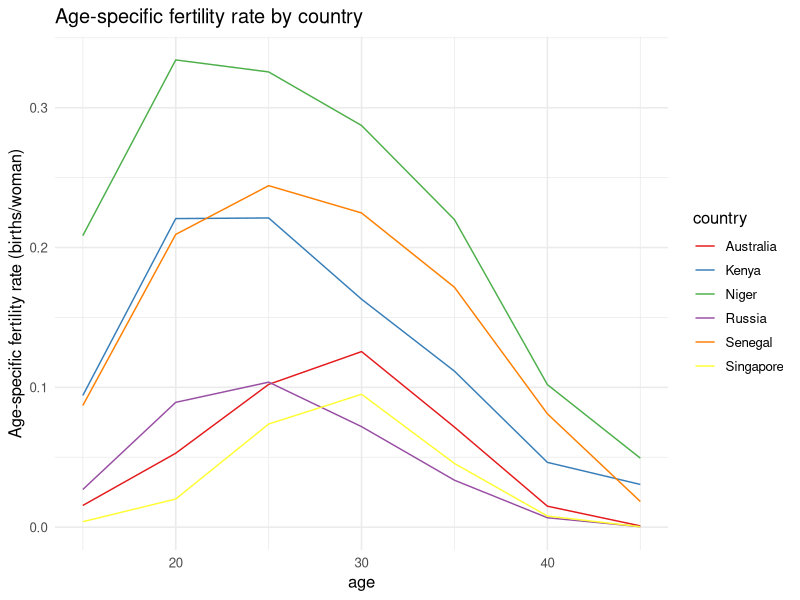
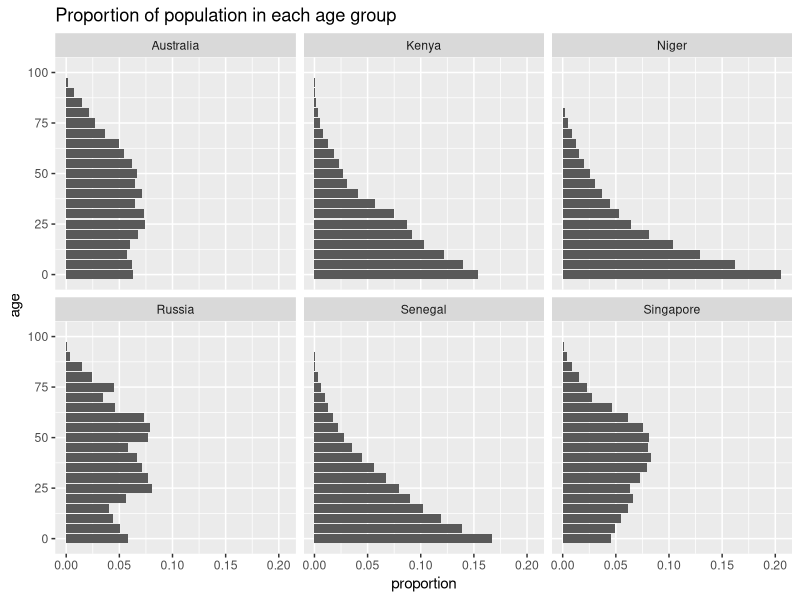

The R source for these figures, in order:
## ---- chunk 1
# run this chunk first!
knitr::opts_chunk$set(echo = TRUE)
library(tidyverse)
## ---- chunk 2
d <- read_csv("bfdw_projection_data.csv")
## ---- chunk 3
d %>% 
  filter(country=="Australia") %>% 
  head
## ---- chunk 4
d <- d %>% 
  mutate(nLx = nLx/10^5, 
         nFx = nFx/1000)
## ---- chunk 5
# calculate life expectancy at birth 
# we know radix is 1
radix <- 1

d %>% 
  group_by(country) %>% 
  summarise(e0 = sum(nLx)/radix) %>%
  arrange(e0) # arrange by increasing life expectancy
## ---- chunk 6
# calculate TFR, GRR and NRR by country
# set fraction female at birth to be 0.4886
ffab <- 0.4486

d_reproduction <- d %>% 
  filter(age>=15, age < 50) %>% # restrict our dataset to be fertility rates for women aged 15-49
  group_by(country) %>% 
  summarise(tfr = sum(nFx*5), 
            grr = tfr*ffab,
            nrr = sum(nFx*nLx*ffab/radix),
            mu = sum((age+2.5)*nFx*nLx)/sum(nFx*nLx)) %>%
  arrange(tfr)

d_reproduction
## ---- chunk 7
# create a dataset which only has reproductive ages (15-49)
d_rpa <- d %>% filter(age >= 15, age < 50)

# plot age-specific fertility rates
ggplot(data = d_rpa, aes(x = age, y = nFx, color = country)) + 
  geom_line()+
  ylab("Age-specific fertility rate (births/woman)")+
  ggtitle("Age-specific fertility rate by country")+ 
  scale_color_brewer(palette="Set1") + 
  theme_minimal(base_size = 12) ## change ggplot default theme
## ---- chunk 8
# let's calculate the proportion in each age group so we can compare across countries
d <- d %>% 
  group_by(country) %>%
  mutate(nCx = nKx/sum(nKx))
## ---- chunk 9
ggplot(d, aes(x = age, y = nCx)) + 
  facet_wrap(~country, ncol=3)+
  geom_bar(stat="identity", position = "dodge")+
  ggtitle("Proportion of population in each age group")+
  ylab("proportion")+
  coord_flip()
